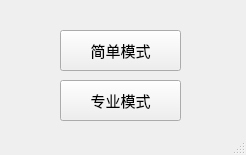
<?xml version="1.0" encoding="UTF-8"?>
<ui version="4.0">
 <class>MainWindow</class>
 <widget class="QMainWindow" name="MainWindow">
  <property name="geometry">
   <rect>
    <x>0</x>
    <y>0</y>
    <width>246</width>
    <height>155</height>
   </rect>
  </property>
  <property name="minimumSize">
   <size>
    <width>246</width>
    <height>155</height>
   </size>
  </property>
  <property name="maximumSize">
   <size>
    <width>246</width>
    <height>155</height>
   </size>
  </property>
  <property name="windowTitle">
   <string>模式选择</string>
  </property>
  <property name="windowIcon">
   <iconset>
    <normaloff>../../../../Pictures/icon.png</normaloff>../../../../Pictures/icon.png</iconset>
  </property>
  <widget class="QWidget" name="centralwidget">
   <widget class="QPushButton" name="easyButton">
    <property name="geometry">
     <rect>
      <x>60</x>
      <y>30</y>
      <width>121</width>
      <height>41</height>
     </rect>
    </property>
    <property name="font">
     <font>
      <pointsize>11</pointsize>
     </font>
    </property>
    <property name="text">
     <string>简单模式</string>
    </property>
   </widget>
   <widget class="QPushButton" name="proButton">
    <property name="geometry">
     <rect>
      <x>60</x>
      <y>80</y>
      <width>121</width>
      <height>41</height>
     </rect>
    </property>
    <property name="font">
     <font>
      <pointsize>11</pointsize>
     </font>
    </property>
    <property name="text">
     <string>专业模式</string>
    </property>
   </widget>
  </widget>
  <widget class="QStatusBar" name="statusbar"/>
 </widget>
 <resources/>
 <connections/>
</ui>
